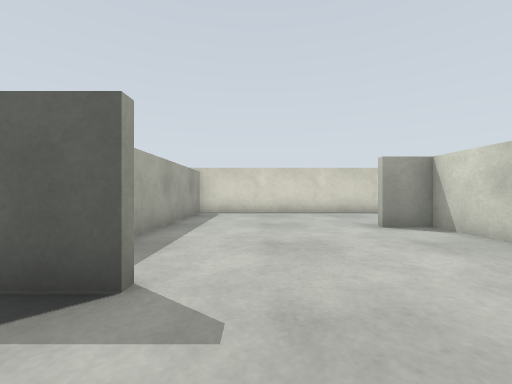
[1] (above)

18 first-person views from a walk through a robot-simulator world made for Gazebo. The camera is 0.45 m above the floor, looks level and sees 90° across. The floor is counted in squares, 0.5 m on a side. Each view is taken from the middle of a square. On the plan, view 1 faces up. The plan holds only what a view shows up to about 10 squares ahead; the rest is blank.

[2]
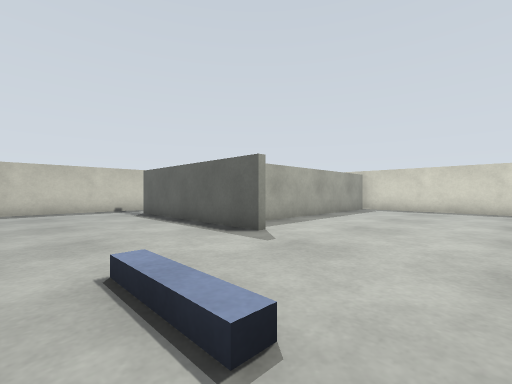

[3]
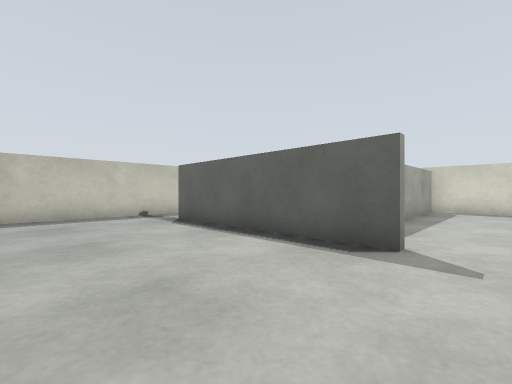

[4]
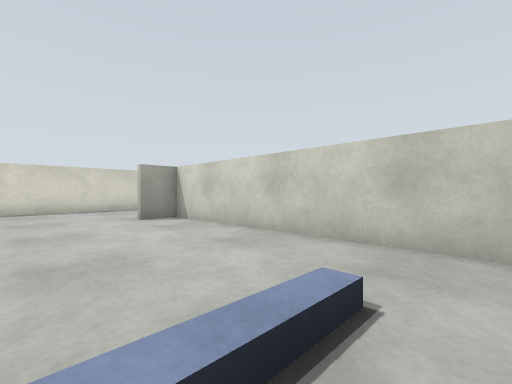

[5]
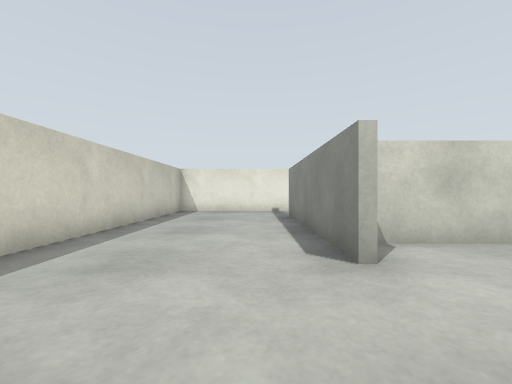

[6]
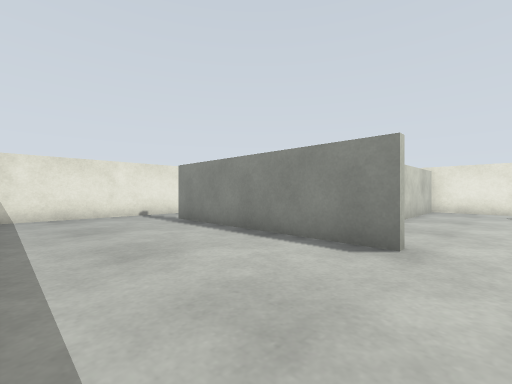

[7]
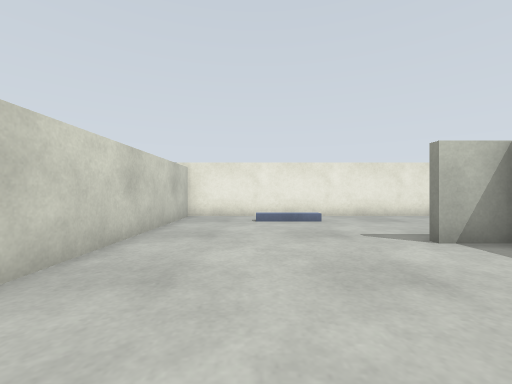

[8]
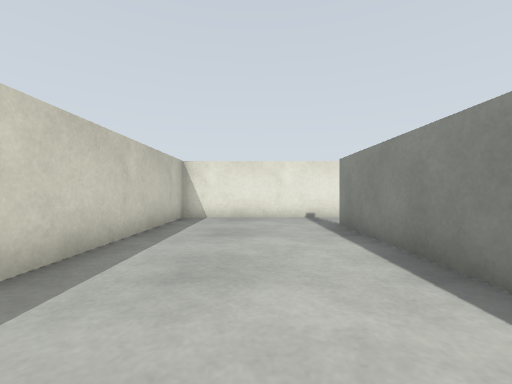

[9]
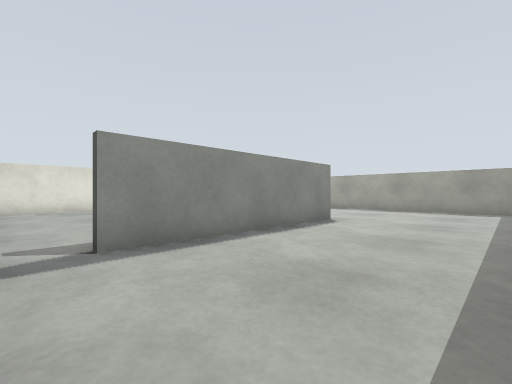

[10]
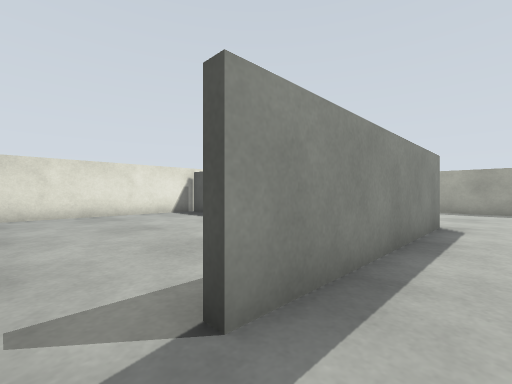

[11]
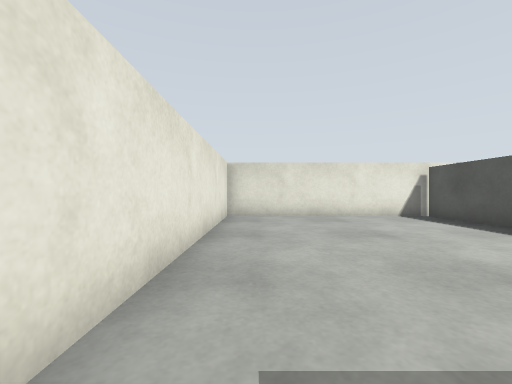

[12]
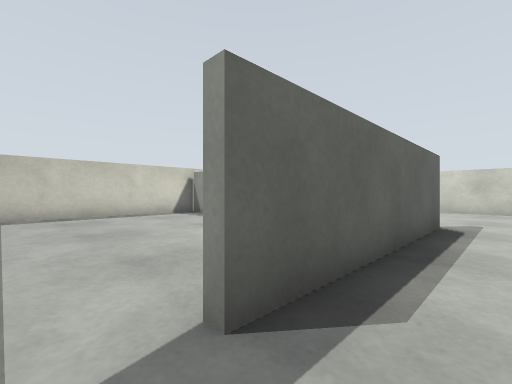

[13]
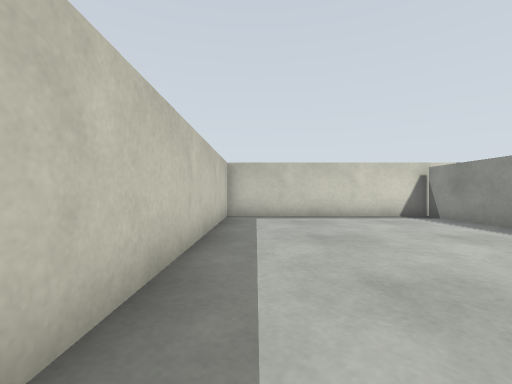

[14]
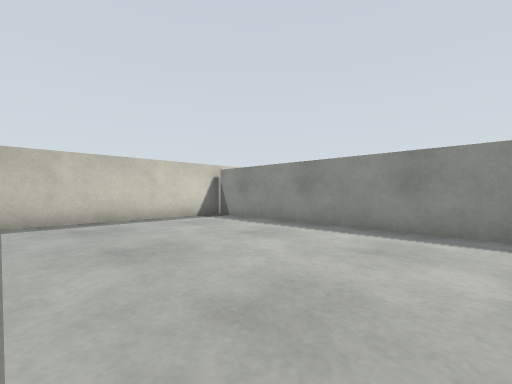

[15]
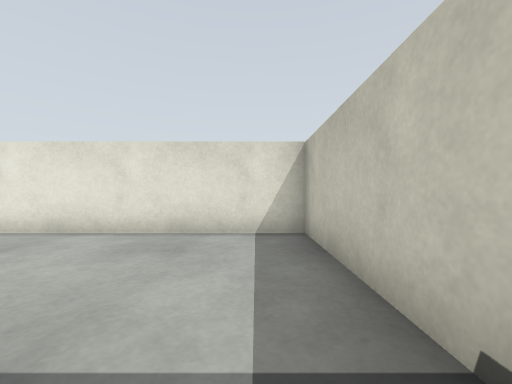

[16]
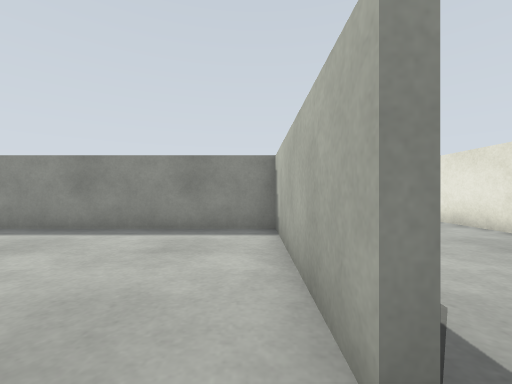

[17]
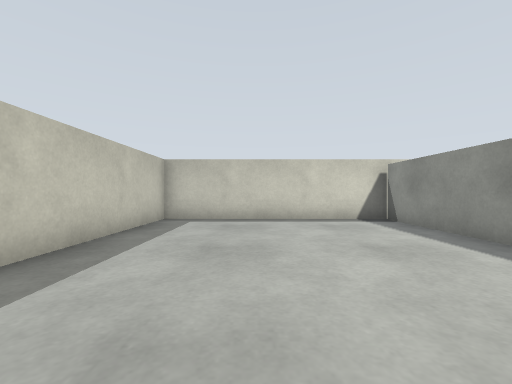

[18]
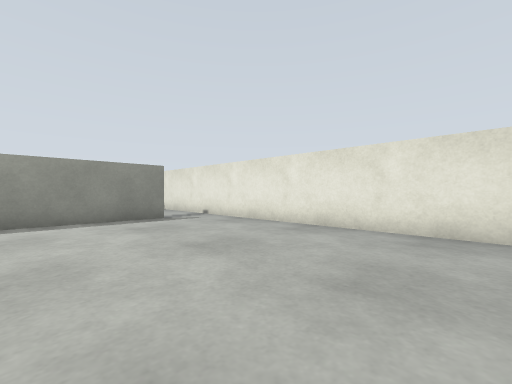

### Floor plan
Points are (right, up) in squares from view 1. A wall is a line through its corners. A room is listed if a view was taken in it or the views show most of it. See-through windows are left out.
Room 1 (views 1, 2, 3, 4, 5, 6, 7, 8, 9, 10, 11, 12, 13)
walls: (-1.1, 2.3) (-8, 2.3); (3.1, 6.7) (10, 6.7); (-2.5, 2.5) (-1.1, 2.5); (4.5, -2.2) (4.5, 6.5) (3.1, 6.5); (0.6, 11.6) (-0.6, 11.6); (-2.5, 11) (-2.5, 3.9); (-10.1, 2.4) (-10.1, -2.6) (5.1, -2.6); (12.1, 6.6) (12.1, 11.6) (2.4, 11.6)
ways out: opening at (-8.5, 2) to room 2; opening at (11, 6) to room 3
Room 2 (views 14, 15, 16, 17)
walls: (-8, 2.5) (-2.7, 2.5) (-2.7, 11.6) (-10.1, 11.6) (-10.1, 2.4)
ways out: opening at (-8.5, 2) to room 1
Room 3 (view 18)
walls: (4.7, 0.8) (4.7, -2.4); (10, 6.5) (6, 6.5); (5.1, -2.6) (12.1, -2.6) (12.1, 6.6)
ways out: opening at (11, 6) to room 1

Where each view was taken, in squares from view 1:
view 1: 0 up, 0 right, facing up
view 2: 2 down, 3 right, facing up-left
view 3: 2 down, 0 right, facing up-left
view 4: 2 down, 0 right, facing up-right
view 5: 8 up, 0 right, facing right
view 6: 11 up, 2 right, facing down-right
view 7: 7 up, 2 right, facing down
view 8: 9 up, 3 right, facing right
view 9: 11 up, 11 right, facing down-left
view 10: 8 up, 11 right, facing down-left
view 11: 7 up, 11 right, facing down
view 12: 1 up, 9 left, facing up-right
view 13: 2 up, 9 left, facing up
view 14: 3 up, 9 left, facing up-right
view 15: 3 up, 9 left, facing down
view 16: 3 up, 9 left, facing right
view 17: 3 up, 7 left, facing up
view 18: 2 down, 6 right, facing up-right
